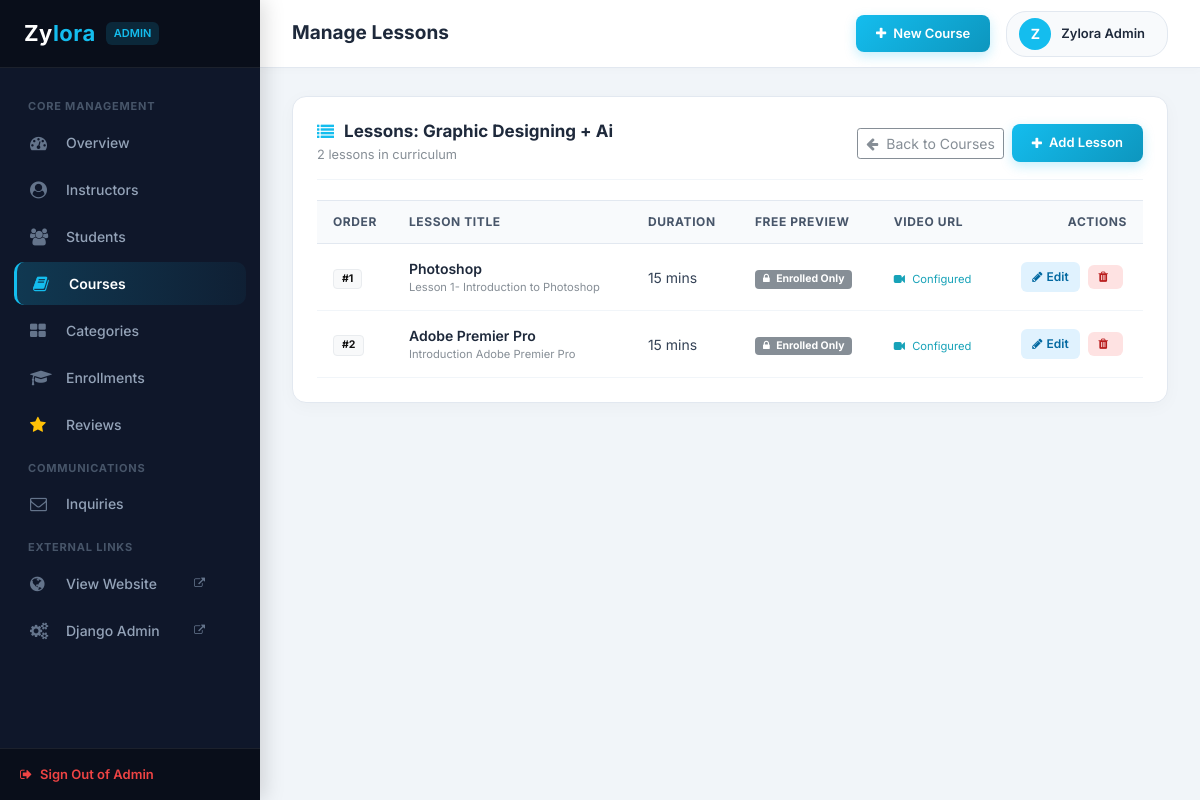
The page /admin-panel/courses/8/lessons/ (signed in) on the database its author committed.
### backend/models.py (models this page shows, shortened)
class Course(models.Model):
    LEVEL_CHOICES = [
        ('Beginner', 'Beginner'),
        ('Intermediate', 'Intermediate'),
        ('Advanced', 'Advanced'),
    ]
    title = models.CharField(max_length=200)
    slug = models.SlugField(max_length=220, unique=True, blank=True)
    category = models.ForeignKey(Category, on_delete=models.SET_NULL, null=True, blank=True, related_name='courses')
    instructor = models.ForeignKey(User, on_delete=models.SET_NULL, null=True, blank=True, related_name='instructed_courses')
    instructor_name = models.CharField(max_length=150, default='Zylora Faculty')
    price = models.DecimalField(max_digits=8, decimal_places=2, default=0.00)
    image = models.ImageField(upload_to='courses/', blank=True, null=True)
    description = models.TextField()
    duration_weeks = models.PositiveIntegerField(default=8, help_text='Course duration in weeks')
    level = models.CharField(max_length=20, choices=LEVEL_CHOICES, default='Beginner')
    is_featured = models.BooleanField(default=False)
    is_published = models.BooleanField(default=True)
    created_at = models.DateTimeField(auto_now_add=True)
    updated_at = models.DateTimeField(auto_now=True)
    class Meta:
        ordering = ['-created_at']

class Lesson(models.Model):
    course = models.ForeignKey(Course, on_delete=models.CASCADE, related_name='lessons')
    title = models.CharField(max_length=200)
    order = models.PositiveIntegerField(default=1)
    content = models.TextField(blank=True, help_text='Lesson notes, curriculum details, or learning materials')
    video_url = models.CharField(max_length=300, blank=True, help_text='Video URL (YouTube, Vimeo, MP4, etc.)')
    duration_minutes = models.PositiveIntegerField(default=15, help_text='Estimated duration in minutes')
    is_preview = models.BooleanField(default=False, help_text='Allow free preview before enrollment')
    created_at = models.DateTimeField(auto_now_add=True)
    updated_at = models.DateTimeField(auto_now=True)
    class Meta:
        ordering = ['order', 'id']
        unique_together = ('course', 'order')

### backend/views.py (the view)
# urls.py: path('courses/<int:course_id>/lessons/', views.course_lessons, name='course_lessons'),
@user_passes_test(is_admin_user, login_url='backend:admin_login')
def course_lessons(request, course_id):
    course = get_object_or_404(Course, id=course_id)
    if not request.user.is_superuser and course.instructor != request.user:
        messages.error(request, "Permission denied. You can only manage lessons for your own courses.")
        return redirect('backend:courses_list')
    lessons = course.lessons.all().order_by('order', 'id')
    return render(request, 'backend/lessons_list.html', {
        'course': course,
        'lessons': lessons,
    })

### backend/views.py (called while the page is built)
def is_admin_user(user):
    return user.is_authenticated and (user.is_staff or user.is_superuser)

### backend/templates/backend/lessons_list.html (shortened to what this page needs)
{% extends 'backend/base_admin.html' %}
{% block page_title %}Manage Lessons{% endblock %}
{% block admin_content %}
<div class="dash_panel">
	<div class="dash_panel_header">
		<div>
			<h3 class="dash_panel_title"><i class="fa fa-list"></i> Lessons: {{ course.title }}</h3>
			<span class="small text-muted">{{ lessons|length }} lesson{{ lessons|length|pluralize }} in curriculum</span>
		</div>
		<div class="d-flex align-items-center">
			<a href="{% url 'backend:courses_list' %}" class="btn btn-outline-secondary btn-sm mr-2">
				<i class="fa fa-arrow-left mr-1"></i> Back to Courses
			</a>
			<a href="{% url 'backend:lesson_create' course.id %}" class="btn_admin_primary">
				<i class="fa fa-plus"></i> Add Lesson
			</a>
		</div>
	</div>
	<div class="table-responsive">
		<table class="custom_table">
			<thead>
				<tr>
					<th style="width: 70px;">Order</th>
					<th>Lesson Title</th>
					<th>Duration</th>
					<th>Free Preview</th>
					<th>Video URL</th>
					<th class="text-right">Actions</th>
				</tr>
			</thead>
			<tbody>
				{% for lesson in lessons %}
				<tr>
					<td><span class="badge badge-light border px-2 py-1 font-weight-bold">#{{ lesson.order }}</span></td>
					<td>
						<div style="font-weight: 600; color: #1e293b;">
							{{ lesson.title }}
						</div>
						<div class="small text-muted" style="max-width: 380px; white-space: nowrap; overflow: hidden; text-overflow: ellipsis;">
							{{ lesson.content|default:"No description provided." }}
						</div>
					</td>
					<td>{{ lesson.duration_minutes }} mins</td>
					<td>
						{% if lesson.is_preview %}
						<span class="badge badge-success px-2 py-1"><i class="fa fa-eye mr-1"></i> Previewable</span>
						{% else %}
						<span class="badge badge-secondary px-2 py-1"><i class="fa fa-lock mr-1"></i> Enrolled Only</span>
						{% endif %}
					</td>
					<td>
						{% if lesson.video_url %}
						<span class="small text-info"><i class="fa fa-video-camera mr-1"></i> Configured</span>
						{% else %}
						<span class="small text-muted">Text only</span>
						{% endif %}
					</td>
					<td class="text-right">
						<a href="{% url 'backend:lesson_edit' lesson.id %}" class="btn_action_sm btn_action_edit" title="Edit Lesson">
							<i class="fa fa-pencil"></i> Edit
						</a>
						<a href="{% url 'backend:lesson_delete' lesson.id %}" class="btn_action_sm btn_action_delete" title="Delete Lesson">
							<i class="fa fa-trash"></i>
						</a>
					</td>
				</tr>
				{% endfor %}
			</tbody>
		</table>
	</div>
</div>
{% endblock %}

### backend/templates/backend/base_admin.html (shortened to what this page needs)
{% load static %}
<!DOCTYPE html>
<html lang="en">
<head>
<link rel="stylesheet" type="text/css" href="{% static 'frontend/styles/bootstrap4/bootstrap.min.css' %}">
<link href="{% static 'frontend/plugins/font-awesome-4.7.0/css/font-awesome.min.css' %}" rel="stylesheet" type="text/css">
</head>
<body>
<aside class="admin_sidebar">
	<div class="sidebar_brand">
		<a href="{% url 'backend:dashboard' %}">Zy<span>lora</span></a>
		<span class="badge_admin">{% if request.user.is_superuser %}Admin{% else %}Instructor{% endif %}</span>
	</div>
	<ul class="sidebar_menu">
		<div class="menu_heading">Core Management</div>
		<li class="sidebar_item">
			<a href="{% url 'backend:dashboard' %}" class="sidebar_link {% if request.resolver_match.url_name == 'dashboard' %}active{% endif %}">
				<i class="fa fa-dashboard"></i> Overview
			</a>
		</li>
		{% if request.user.is_superuser %}
		<li class="sidebar_item">
			<a href="{% url 'backend:instructors_list' %}" class="sidebar_link {% if request.resolver_match.url_name in 'instructors_list,instructor_create' %}active{% endif %}">
				<i class="fa fa-user-circle"></i> Instructors
			</a>
		</li>
		{% endif %}
		<li class="sidebar_item">
			<a href="{% url 'backend:students_list' %}" class="sidebar_link {% if request.resolver_match.url_name in 'students_list,student_edit' %}active{% endif %}">
				<i class="fa fa-users"></i> Students
			</a>
		</li>
		<li class="sidebar_item">
			<a href="{% url 'backend:courses_list' %}" class="sidebar_link {% if request.resolver_match.url_name in 'courses_list,course_create,course_edit,course_lessons,lesson_create,lesson_edit' %}active{% endif %}">
				<i class="fa fa-book"></i> Courses
			</a>
		</li>
		<li class="sidebar_item">
			<a href="{% url 'backend:categories_list' %}" class="sidebar_link {% if request.resolver_match.url_name in 'categories_list,category_create,category_edit' %}active{% endif %}">
				<i class="fa fa-th-large"></i> Categories
			</a>
		</li>
		<li class="sidebar_item">
			<a href="{% url 'backend:enrollments_list' %}" class="sidebar_link {% if request.resolver_match.url_name in 'enrollments_list,enrollment_detail' %}active{% endif %}">
				<i class="fa fa-graduation-cap"></i> Enrollments
			</a>
		</li>
		<li class="sidebar_item">
			<a href="{% url 'backend:reviews_list' %}" class="sidebar_link {% if request.resolver_match.url_name == 'reviews_list' %}active{% endif %}">
				<i class="fa fa-star text-warning"></i> Reviews
			</a>
		</li>
		<div class="menu_heading">Communications</div>
		<li class="sidebar_item">
			<a href="{% url 'backend:messages_list' %}" class="sidebar_link {% if request.resolver_match.url_name == 'messages_list' %}active{% endif %}">
				<i class="fa fa-envelope-o"></i> Inquiries
			</a>
		</li>
		<div class="menu_heading">External Links</div>
		<li class="sidebar_item">
			<a href="{% url 'frontend:index' %}" target="_blank" class="sidebar_link">
				<i class="fa fa-globe"></i> View Website <i class="fa fa-external-link ml-auto" style="font-size: 11px;"></i>
			</a>
		</li>
		<li class="sidebar_item">
			<a href="/admin/" target="_blank" class="sidebar_link">
				<i class="fa fa-cogs"></i> Django Admin <i class="fa fa-external-link ml-auto" style="font-size: 11px;"></i>
			</a>
		</li>
	</ul>
	<div class="sidebar_footer">
		<a href="{% url 'backend:admin_logout' %}" style="color: #ef4444; font-size: 13px; font-weight: 600; text-decoration: none; display: flex; align-items: center;">
			<i class="fa fa-sign-out mr-2"></i> Sign Out of Admin
		</a>
	</div>
</aside>
<header class="admin_topbar">
	<div class="topbar_left">
		<h1>{% block page_title %}Admin Dashboard{% endblock %}</h1>
	</div>
	<div class="topbar_right">
		<a href="{% url 'backend:course_create' %}" class="btn_admin_primary mr-3">
			<i class="fa fa-plus"></i> New Course
		</a>
		<div class="admin_user_pill">
			<div class="admin_avatar">
				{{ request.user.first_name|first|default:request.user.username|first|upper }}
			</div>
			<div class="admin_user_name">
				{{ request.user.get_full_name|default:request.user.username }}
			</div>
		</div>
	</div>
</header>
<main class="admin_main">
	{% block admin_content %}{% endblock %}
</main>
</body>
</html>

### rows shown on the page
Course: title "Graphic Designing + Ai"
Lesson: order "1", title "Photoshop", content "Lesson 1- Introduction to Photoshop", duration_minutes "15", is_preview False (drawn), shows "Configured"
Lesson: order "2", title "Adobe Premier Pro", content "Introduction Adobe Premier Pro", duration_minutes "15", is_preview False (drawn), shows "Configured"

### other values the page prints
{{ request.user.get_full_name|default:request.user.username }} "Zylora Admin"
{{ lessons|length }} "2"
